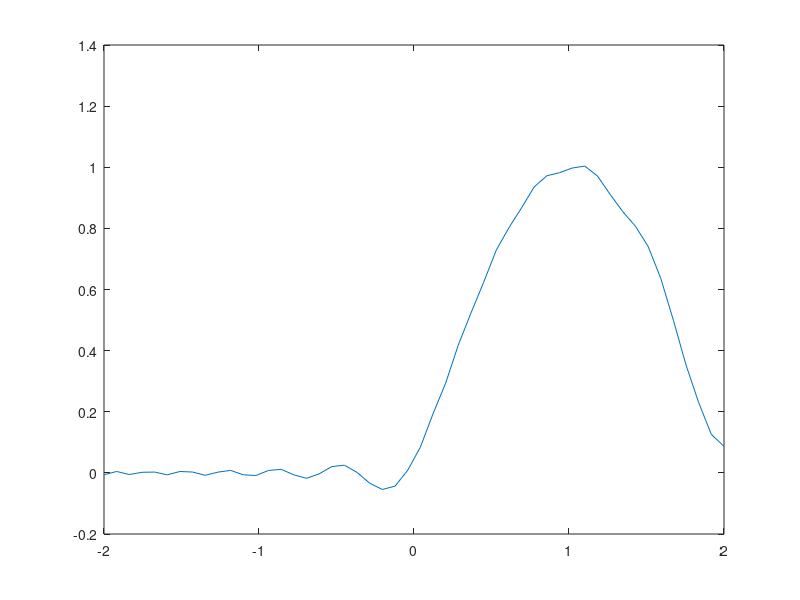

Reproduce this figure in MATLAB.
% Crank-Nicolson using Gauss Elimination
function CN2()
clc
close all
clear all
c = 1;
n = 50;

nx = n;
nt = n;
ax = -2;
bx = 2;
at = 0;
bt = 1;
x = linspace (ax, bx, nx);
t = linspace (at, bt, nt);
dt = (bt-at)/(nt-1);

m = c*((bt-at)*(nx-1))/((bx-ax)*(nt-1));



% Creating a tridiagonal matrix with diagonal b, subdiagonal b, superdiagonal c with dimension n
%  function T = tridiag(a, b, c, n)
% T = b*diag(ones(n,1)) + c*diag(ones(n-1,1),1) + a*diag(ones(n-1,1),-1);

A = diag(ones(n,1)) + (m/4)*diag(ones(n-1,1),1) + (-1)*(m/4)*diag(ones(n-1,1),-1);

unot = zeros (1, nx);
k = find (x<=-1);
unot(k) = 0;
k = find (x > -1 & x<=1);
unot (k) = cos(pi * x(k) /2);
k = find (x>1);
unot(k) = 0;
plot (x, unot)
pause(1)
%hold all


% Boundary Conditions:

v = unot;

% Loop

for i=1:nx 
	b = A'*v';
	w = A \ b;
	v = w';
	plot (x, v);
	
	pause(0.1)
end
	




